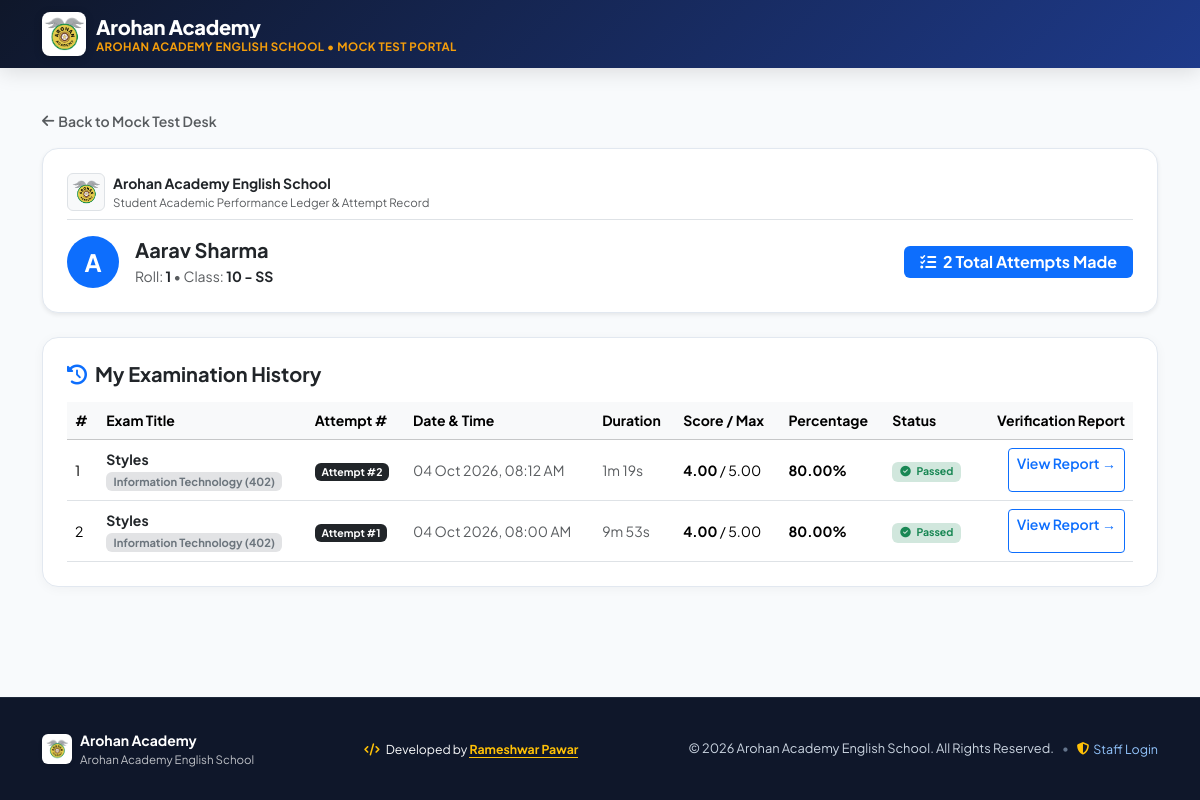
The page /student/13/history/ on the database its author committed.
### portal/models.py (models this page shows, shortened)
class Student(models.Model):
    student_class = models.ForeignKey(
        AcademicClass,
        on_delete=models.CASCADE,
        related_name='students',
        verbose_name="Class"
    )
    name = models.CharField(max_length=150, help_text="Student's full name")
    roll_number = models.CharField(max_length=50, help_text="Roll number or student ID")
    phone = models.CharField(max_length=25, blank=True, help_text="Optional contact number")
    email = models.EmailField(blank=True, help_text="Optional email address")
    is_active = models.BooleanField(default=True, help_text="Active students can take exams")
    created_at = models.DateTimeField(auto_now_add=True)
    updated_at = models.DateTimeField(auto_now=True)
    class Meta:
        verbose_name = "Student"
        verbose_name_plural = "Students"
        unique_together = ('student_class', 'roll_number')
        ordering = ['student_class__name', 'name']

class AcademicClass(models.Model):
    name = models.CharField(max_length=120, unique=True, help_text="Name of the class/batch")
    code = models.CharField(max_length=50, blank=True, help_text="Short code or identifier (e.g. C10-A)")
    description = models.TextField(blank=True, help_text="Optional description or notes about this class")
    is_active = models.BooleanField(default=True, help_text="Active classes will appear in the portal")
    created_at = models.DateTimeField(auto_now_add=True)
    updated_at = models.DateTimeField(auto_now=True)
    class Meta:
        verbose_name = "Class / Batch"
        verbose_name_plural = "Classes / Batches"
        ordering = ['name']

class ExamAttempt(models.Model):
    exam = models.ForeignKey(Exam, on_delete=models.CASCADE, related_name='attempts')
    student = models.ForeignKey(Student, on_delete=models.CASCADE, related_name='attempts')
    attempt_number = models.PositiveIntegerField(default=1, help_text="Attempt sequence number (1st, 2nd, etc.)")
    started_at = models.DateTimeField(default=timezone.now)
    completed_at = models.DateTimeField(null=True, blank=True)
    time_taken_seconds = models.PositiveIntegerField(default=0)
    total_questions = models.PositiveIntegerField(default=0)
    correct_answers = models.PositiveIntegerField(default=0)
    wrong_answers = models.PositiveIntegerField(default=0)
    unattempted_answers = models.PositiveIntegerField(default=0)
    score_obtained = models.DecimalField(max_digits=7, decimal_places=2, default=Decimal('0.00'))
    max_score = models.DecimalField(max_digits=7, decimal_places=2, default=Decimal('0.00'))
    percentage = models.DecimalField(max_digits=5, decimal_places=2, default=Decimal('0.00'))
    is_passed = models.BooleanField(default=False)
    is_completed = models.BooleanField(default=False)
    class Meta:
        verbose_name = "Exam Attempt"
        verbose_name_plural = "Exam Attempts"
        ordering = ['-started_at']
    @property
    def formatted_time_taken(self):
        mins = self.time_taken_seconds // 60
        secs = self.time_taken_seconds % 60
        if mins > 0:
            return f"{mins}m {secs}s"
        return f"{secs}s"

class Exam(models.Model):
    title = models.CharField(max_length=255, help_text="Title of the mock test (e.g. Science Mock Test 1)")
    code = models.CharField(max_length=50, blank=True, help_text="Exam code (e.g., MT-SCI-01)")
    classes = models.ManyToManyField(
        AcademicClass,
        related_name='exams',
        help_text="Select the class(es) eligible to take this exam"
    )
    subject = models.CharField(max_length=100, blank=True, help_text="Subject or Category (e.g., Mathematics, Physics)")
    description = models.TextField(blank=True, help_text="Short description or syllabus of the exam")
    instructions = models.TextField(
        blank=True,
        default=(
            "1. All questions are Multiple Choice Questions (MCQ).\n"
            "2. Select the most appropriate option for each question.\n"
            "3. You can review and change your answers before final submission.\n"
            "4. There is no restriction to attempt the exam; you can retake it anytime.\n"
            "5. After submitting, your detailed result and verification report will be displayed immediately."
        ),
        help_text="Instructions displayed to students before starting"
    )
    duration_minutes = models.PositiveIntegerField(
        default=30,
        help_text="Duration in minutes. Enter 0 for unlimited time."
    )
    passing_percentage = models.DecimalField(
        max_digits=5,
        decimal_places=2,
        default=Decimal('40.00'),
        help_text="Minimum percentage required to pass"
    )
    negative_marking = models.DecimalField(
        max_digits=4,
        decimal_places=2,
        default=Decimal('0.00'),
        help_text="Default negative marks deducted per wrong question (e.g. 0.25 or 0)"
    )
    shuffle_questions = models.BooleanField(
        default=False,
        help_text="If enabled, questions will appear in randomized order for each attempt"
    )
    is_active = models.BooleanField(
        default=True,
        help_text="Only active exams are visible on the public portal"
    )
    created_at = models.DateTimeField(auto_now_add=True)
    updated_at = models.DateTimeField(auto_now=True)
    class Meta:
        verbose_name = "Mock Test / Exam"
        verbose_name_plural = "Mock Tests / Exams"
        ordering = ['-created_at']

### portal/views.py (the view)
# urls.py: path('student/<int:student_id>/history/', views.student_history, name='student_history'),
def student_history(request, student_id):
    student = get_object_or_404(
        Student.objects.select_related('student_class'),
        id=student_id,
        is_active=True
    )
    attempts = student.attempts.select_related('exam').order_by('-started_at')
    context = {
        'student': student,
        'attempts': attempts,
    }
    return render(request, 'portal/student_history.html', context)

### portal/templates/portal/student_history.html (shortened to what this page needs)
{% extends 'portal/base.html' %}
{% load static %}
{% block content %}
<div class="container-fluid container-lg py-3 py-md-4">
    <div class="mb-3">
        <a href="{% url 'portal:index' %}?class_id={{ student.student_class.id }}&student_id={{ student.id }}"
           id="backToPortalBtn"
           class="text-decoration-none text-muted small fw-semibold d-inline-flex align-items-center gap-1">
            <i class="fa-solid fa-arrow-left"></i>
            <span>Back to Mock Test Desk</span>
        </a>
    </div>
    <div class="card-custom p-3 p-md-4 mb-4 shadow-sm">
        <div class="d-flex align-items-center gap-2 mb-3 pb-2 border-bottom">
            <img src="{% static 'images/logo.png' %}" alt="Arohan Logo" class="rounded bg-light p-1 border" style="height: 38px; width: auto; object-fit: contain;">
            <div>
                <div class="fw-bold text-dark small">Arohan Academy English School</div>
                <div class="text-muted" style="font-size: 0.72rem;">Student Academic Performance Ledger & Attempt Record</div>
            </div>
        </div>
        <div class="d-flex flex-column flex-sm-row justify-content-between align-items-sm-center gap-3">
            <div class="d-flex align-items-center gap-3">
                <div class="bg-primary text-white rounded-circle d-flex align-items-center justify-content-center fw-bold fs-4" style="width: 52px; height: 52px; min-width: 52px;">
                    {{ student.name|make_list|first|upper }}
                </div>
                <div>
                    <h4 class="fw-bold mb-0 text-dark fs-5 fs-md-4">{{ student.name }}</h4>
                    <div class="small text-muted mt-1">
                        <span>Roll: <strong class="text-dark">{{ student.roll_number }}</strong></span> &bull;
                        <span>Class: <strong class="text-dark">{{ student.student_class.name }}</strong></span>
                    </div>
                </div>
            </div>
            <div>
                <span class="badge bg-primary px-3 py-2 fs-6">
                    <i class="fa-solid fa-list-check me-1"></i> {{ attempts.count }} Total Attempts Made
                </span>
            </div>
        </div>
    </div>
    <div class="card-custom p-3 p-md-4 mb-4">
        <h5 class="fw-bold text-dark mb-3">
            <i class="fa-solid fa-clock-rotate-left text-primary me-2"></i>My Examination History
        </h5>
        {% if attempts %}
            <div class="table-responsive d-none d-md-block">
                <table class="table table-hover align-middle mb-0 small">
                    <thead class="table-light">
                        <tr>
                            <th>#</th>
                            <th>Exam Title</th>
                            <th>Attempt #</th>
                            <th>Date & Time</th>
                            <th>Duration</th>
                            <th>Score / Max</th>
                            <th>Percentage</th>
                            <th>Status</th>
                            <th class="text-end">Verification Report</th>
                        </tr>
                    </thead>
                    <tbody>
                        {% for att in attempts %}
                            <tr>
                                <td>{{ forloop.counter }}</td>
                                <td>
                                    <div class="fw-bold text-dark">{{ att.exam.title }}</div>
                                    <span class="badge bg-secondary-subtle text-secondary" style="font-size:0.7rem;">{{ att.exam.subject|default:"General" }}</span>
                                </td>
                                <td><span class="badge bg-dark">Attempt #{{ att.attempt_number }}</span></td>
                                <td class="text-muted">{{ att.started_at|date:"d M Y, h:i A" }}</td>
                                <td class="text-muted">{{ att.formatted_time_taken }}</td>
                                <td><strong>{{ att.score_obtained }}</strong> / {{ att.max_score }}</td>
                                <td><strong>{{ att.percentage }}%</strong></td>
                                <td>
                                    {% if att.is_passed %}
                                        <span class="badge bg-success-subtle text-success px-2 py-1">
                                            <i class="fa-solid fa-circle-check me-1"></i> Passed
                                        </span>
                                    {% else %}
                                        <span class="badge bg-danger-subtle text-danger px-2 py-1">
                                            <i class="fa-solid fa-circle-xmark me-1"></i> Failed
                                        </span>
                                    {% endif %}
                                </td>
                                <td class="text-end">
                                    <a href="{% url 'portal:exam_result' att.id %}" class="btn btn-sm btn-outline-primary fw-semibold">
                                        View Report &rarr;
                                    </a>
                                </td>
                            </tr>
                        {% endfor %}
                    </tbody>
                </table>
            </div>
        {% endif %}
    </div>
</div>
{% endblock %}

### portal/templates/portal/base.html (shortened to what this page needs)
{% load static %}<!DOCTYPE html>
<html lang="en">
<head>
    <link href="https://cdn.jsdelivr.net/npm/bootstrap@5.3.3/dist/css/bootstrap.min.css" rel="stylesheet">
    <link rel="stylesheet" href="https://cdnjs.cloudflare.com/ajax/libs/font-awesome/6.5.1/css/all.min.css">
</head>
<body>
    <nav class="navbar navbar-dark navbar-arohan sticky-top">
        <div class="container-fluid container-lg d-flex align-items-center justify-content-between flex-nowrap gap-2">
            <a class="navbar-brand" href="{% url 'portal:index' %}">
                <img src="{% static 'images/logo.png' %}" alt="Arohan Logo" class="school-logo-img">
                <div class="brand-text-block">
                    <div class="brand-title">Arohan Academy</div>
                    <div class="brand-subtitle">
                        <span class="d-none d-sm-inline">Arohan Academy English School &bull; </span>MOCK TEST PORTAL
                    </div>
                </div>
            </a>
        </div>
    </nav>
    <main class="flex-grow-1">
        {% block content %}{% endblock %}
    </main>
    <footer>
        <div class="container py-2">
            <div class="d-flex flex-column flex-md-row justify-content-between align-items-center gap-3 small text-center text-md-start">
                <div class="d-flex align-items-center gap-2 justify-content-center">
                    <img src="{% static 'images/logo.png' %}" alt="Arohan Logo" height="30" class="rounded bg-white p-1 shadow-sm">
                    <div>
                        <div class="text-white fw-bold">Arohan Academy</div>
                        <div class="text-light opacity-75" style="font-size: 0.72rem;">Arohan Academy English School</div>
                    </div>
                </div>
                <div class="text-light opacity-90 small">
                    <i class="fa-solid fa-code text-warning me-1"></i> Developed by
                    <a href="https://prameshwar4378.github.io/My_Portfolio/" target="_blank" rel="noopener noreferrer" class="text-warning fw-bold text-decoration-none border-bottom border-warning pb-0">
                        Rameshwar Pawar
                    </a>
                </div>
                <div class="d-flex align-items-center gap-2 justify-content-center justify-content-md-end flex-wrap" style="font-size: 0.8rem; color: #cbd5e1;">
                    <span style="color: #cbd5e1;">&copy; 2026 Arohan Academy English School. All Rights Reserved.</span>
                    {% if not user.is_authenticated or not user.is_superuser %}
                        <span style="color: #64748b;">&bull;</span>
                        <a href="{% url 'portal:supervisor_login' %}" class="footer-staff-link text-decoration-none d-inline-flex align-items-center gap-1" style="font-size: 0.78rem;">
                            <i class="fa-solid fa-shield-halved text-warning"></i> <span>Staff Login</span>
                        </a>
                    {% endif %}
                </div>
            </div>
        </div>
    </footer>
</body>
</html>

### rows shown on the page
Student: name|make_list "A", name "Aarav Sharma", roll_number "1", student_class.name "10 - SS"
ExamAttempt: exam "Styles", exam.subject "Information Technology (402)", attempt_number "2", started_at "04 Oct 2026, 08:12 AM", formatted_time_taken "1m 19s", score_obtained "4.00", max_score "5.00", percentage "80.00", is_passed True (drawn)
ExamAttempt: exam "Styles", exam.subject "Information Technology (402)", attempt_number "1", started_at "04 Oct 2026, 08:00 AM", formatted_time_taken "9m 53s", score_obtained "4.00", max_score "5.00", percentage "80.00", is_passed True (drawn)

### other values the page prints
{{ attempts.count }} "2"
